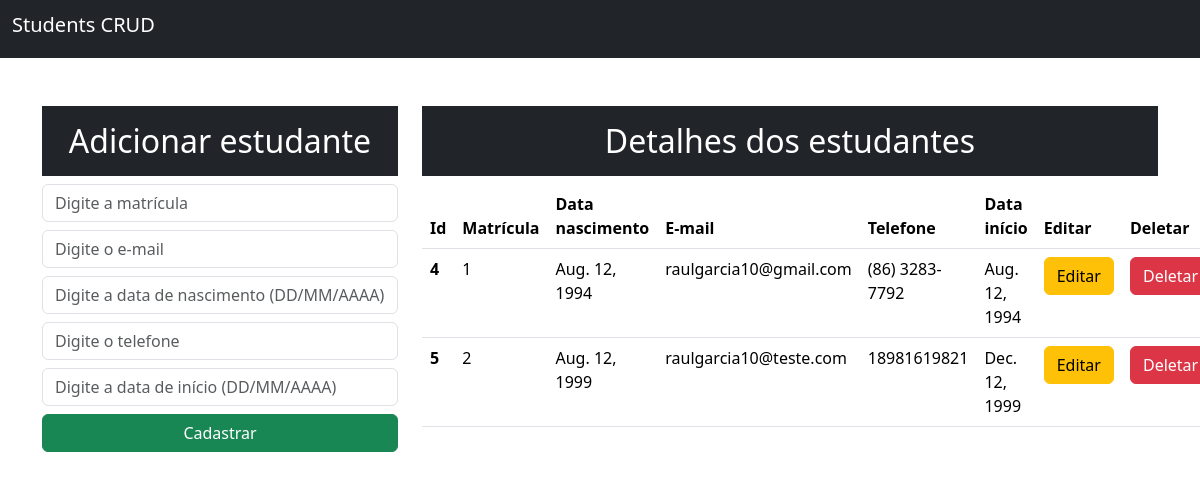
The page / on the database its author committed.
### app/models.py (models this page shows, shortened)
class Student(models.Model):
    id = models.BigAutoField(primary_key=True)
    matricula = models.CharField(max_length=20)
    data_nascimento = models.DateField()
    email = models.EmailField(max_length=254)
    telefone = models.CharField(max_length=20)
    data_ingresso = models.DateField()

### app/views.py (the view)
# urls.py: path('', views.index,name="index.html"),
def index(request):
    data = Student.objects.all()
    context = {"data": data}
    return render(request, "index.html", context)

### templates/index.html (shortened to what this page needs)
<!DOCTYPE html>
<html lang="en">
  <head>
    <link
      href="https://cdn.jsdelivr.net/npm/bootstrap@5.3.3/dist/css/bootstrap.min.css"
      rel="stylesheet"
    />
  </head>
  <body>
    <nav class="navbar bg-dark navbar-dark navbar-expand-lg">
      <div class="container-fluid">
        <a class="navbar-brand h1" href="/">Students CRUD</a>
      </div>
    </nav>
    <div class="container mt-5">
      <div class="row">
        <div class="col-md-4">
          <h2 class="text-white bg-dark text-center p-3">
            Adicionar estudante
          </h2>
          <form action="/insert" method="post">
            <div class="form-group">
              <input
                type="text"
                class="form-control"
                placeholder="Digite a matrícula"
                name="registration"
                required
              />
            </div>
            <div class="form-group mt-2">
              <input
                type="email"
                class="form-control"
                placeholder="Digite o e-mail"
                name="email"
                required
              />
            </div>
            <div class="form-group mt-2">
              <input
                type="text"
                class="form-control date-mask"
                placeholder="Digite a data de nascimento (DD/MM/AAAA)"
                name="birth"
                required
              />
            </div>
            <div class="form-group mt-2">
              <input
                type="text"
                class="form-control"
                placeholder="Digite o telefone"
                name="phone"
                required
              />
            </div>
            <div class="form-group mt-2">
              <input
                type="text"
                class="form-control date-mask"
                placeholder="Digite a data de início (DD/MM/AAAA)"
                name="initial"
                required
              />
            </div>
            <div class="d-grid gap-2 mt-2">
              <button type="submit" class="btn btn-success">Cadastrar</button>
            </div>
          </form>
        </div>
        <div class="col-md-8">
          <h2 class="text-center text-white bg-dark p-3">
            Detalhes dos estudantes
          </h2>
          <table class="table">
            <thead>
              <tr>
                <th scope="col">Id</th>
                <th scope="col">Matrícula</th>
                <th scope="col">Data nascimento</th>
                <th scope="col">E-mail</th>
                <th scope="col">Telefone</th>
                <th scope="col">Data início</th>
                <th scope="col">Editar</th>
                <th scope="col">Deletar</th>
              </tr>
            </thead>
            <tbody>
              {% for d in data %}
              <tr>
                <th scope="row">{{d.id}}</th>
                <td>{{d.matricula}}</td>
                <td>{{d.data_nascimento}}</td>
                <td>{{d.email}}</td>
                <td>{{d.telefone}}</td>
                <td>{{d.data_ingresso}}</td>
                <td>
                  <a
                    type="button"
                    href="/update/{{ d.id }}"
                    class="btn btn-warning"
                    >Editar</a
                  >
                </td>
                <td>
                  <a
                    type="button"
                    href="/delete/{{ d.id }}"
                    class="btn btn-danger"
                    >Deletar</a
                  >
                </td>
              </tr>
              {% endfor %}
            </tbody>
          </table>
        </div>
      </div>
    </div>
  </body>
</html>

### rows shown on the page
Student: id "4", matricula "1", data_nascimento "Aug. 12, 1994", email "raulgarcia10@gmail.com", telefone "(86) 3283-7792", data_ingresso "Aug. 12, 1994"
Student: id "5", matricula "2", data_nascimento "Aug. 12, 1999", email "raulgarcia10@teste.com", telefone "18981619821", data_ingresso "Dec. 12, 1999"
